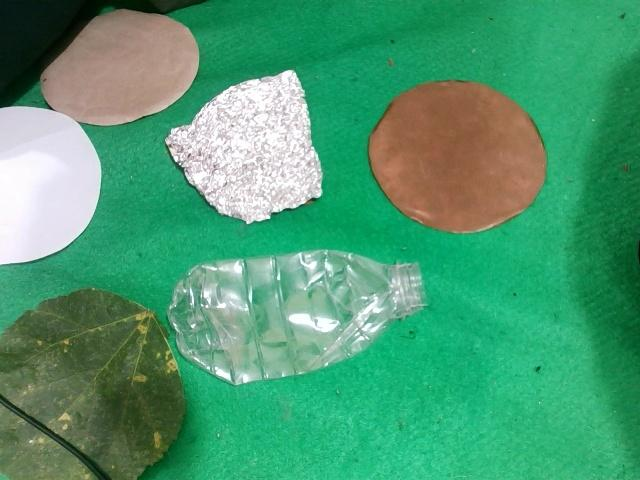
#> input picture Picsss.jpg, 640 x 480 px
$ python ptrans2.py
#> lines starting #> are read from the running program, lines starting #| are printed output that depends on the picture; after the words box and inside, x2 and y2 are one past the last pixel; in counts of white or black regions, pixels touching at a corner belong together
import cv2
import numpy as np
import math as mt

# Perspective transform
# Selecting coords with regards to angle
# The following function is to calculate the trapezoid consequent of the perspective shift.
# Look at the pdf to see where this formula came to be
def calculate_coordinates(X, Y, L, H, theta):
    # Calculate sin(theta) and cos(theta)
    sin_theta = mt.sin(theta)
    cos_theta = mt.cos(theta)

    # Calculate the common fractional part to avoid repetition
    # (2L - H * sin(theta) * cos(theta)) / (2L + H * sin(theta) * cos(theta))
    try:
        numerator = 2 * L - H * sin_theta * cos_theta
        denominator = 2 * L + H * sin_theta * cos_theta

        if denominator == 0:
            print("Error: Division by zero. Denominator (2L + H*sin(theta)*cos(theta)) is zero.")
            return None

        common_factor = numerator / denominator
    except Exception as e:
        print(f"Error during calculation of common_factor: {e}")
        return None

    # Calculate Xtl
    # Xtl = 1/2 * [X - X * common_factor]
    Xtl = 0.5 * (X - X * common_factor)

    # Calculate Ytl
    # Ytl = Y - (H * sin(theta))
    Ytl = Y - (H * sin_theta)

    # Calculate Xtr
    # Xtr = 1/2 * [X + X * common_factor]
    Xtr = 0.5 * (X + X * common_factor)

    # Calculate Ytr
    # Ytr = Y - (H * sin(theta))
    Ytr = Y - (H * sin_theta)
    # Return the results in a dictionary for clarity
    return {
        'Xtl': Xtl,
        'Ytl': Ytl,
        'Xtr': Xtr,
        'Ytr': Ytr
    }


# IMPORTANT! These values are in pixels (px).
X_input = 640.0      #image resolution X
Y_input = 480.0      #image resolution Y
L_input = 150*4.267  #camera height from the ground ALSO IN PIXELS
H_input = 480.0      #ground area 'tallness'

# Need to actually measure later in Day 4

# Angle in degrees
theta_degrees = 76
# Convert degrees to radians for math functions
theta_radians = mt.radians(theta_degrees)

img = cv2.imread("Picsss.jpg")
#> img is the input picture: shape (480, 640, 3); mean B, G, R 113.5, 154.2, 75.9
frame = cv2.resize(img, (int(X_input), int(Y_input)))

coordinates = calculate_coordinates(X_input, Y_input, L_input, H_input, theta_radians)

tl = (int(coordinates['Xtl']), int(coordinates['Ytl']))
bl = (int(0), int(Y_input))
tr = (int(coordinates['Xtr']), int(coordinates['Ytr']))
br = (int(X_input), int(Y_input))

# Draw the trapezoid for visualisaton
cv2.circle(frame, tl, 5, (0,0,255), -1)
#> frame: shape (480, 640, 3); 0.03% of pixels changed, all inside (x1, y1, x2, y2) = (46, 9, 57, 20)
cv2.circle(frame, bl, 5, (0,0,255), -1)
#> frame: shape (480, 640, 3); mean B, G, R 113.5, 154.2, 76
cv2.circle(frame, tr, 5, (0,0,255), -1)
#> frame: shape (480, 640, 3); mean B, G, R 113.5, 154.2, 76
cv2.circle(frame, br, 5, (0,0,255), -1)
#> frame: shape (480, 640, 3); mean B, G, R 113.5, 154.2, 76

cv2.line(frame, tl, tr, (0,0,255), 2)
cv2.line(frame, tr, br, (0,0,255), 2)
cv2.line(frame, br, bl, (0,0,255), 2)
cv2.line(frame, bl, tl, (0,0,255), 2)
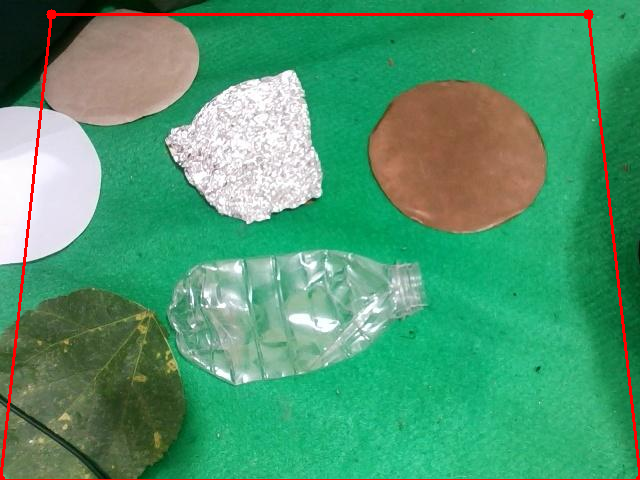
#> frame: shape (480, 640, 3); mean B, G, R 111.9, 151.9, 79.2

# Apply transformation
pts1 = np.float32([tl, bl, tr, br])
pts2 = np.float32([[0,0], [0,Y_input], [X_input,0], [X_input,Y_input]]) #original image corners

matrix = cv2.getPerspectiveTransform(pts1, pts2)
trans_frame = cv2.warpPerspective(frame, matrix, (int(X_input),int(Y_input))) #original image res
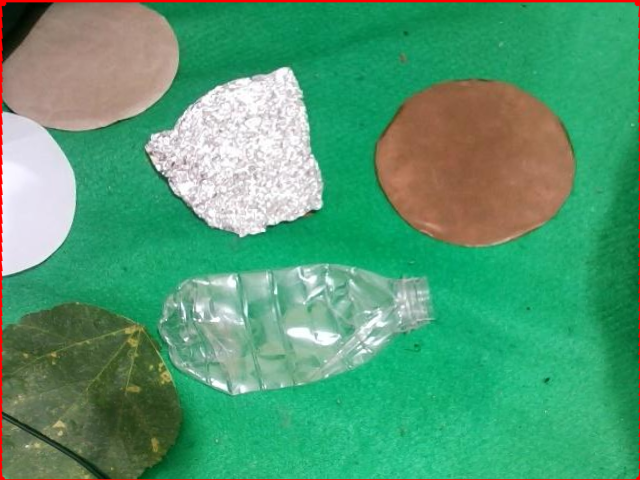
#> trans_frame: shape (480, 640, 3); mean B, G, R 115.4, 155.4, 82.6

cv2.imshow('Ori', frame)
cv2.imshow('Transed', trans_frame)
cv2.imwrite('Transed.jpg', trans_frame)
cv2.waitKey(0)
cv2.destroyAllWindows()

#next, pass the transformed image to YOLO
#todo, test with YOLO, get real camera to calibrate
